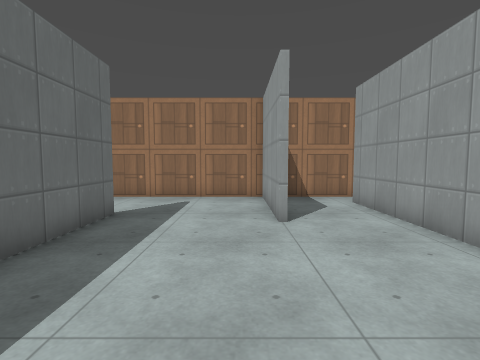
[1] (above)

24 first-person views from a walk through a 3-D level made in the Godot game engine. The camera is 1.4 m above the floor, tilts 4° down and sees 85° across. The floor is counted in squares, 1 m on a side. Each view is taken from the middle of a square. On the plan, view 1 faces up. The plan holds only what a view shows up to about 13 squares ahead; the rest is blank. Characters and animated objects are not drawn. Surface patterns are stand-ins for the level's own textures.

[2]
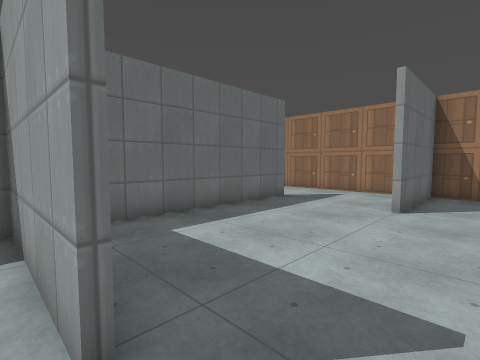

[3]
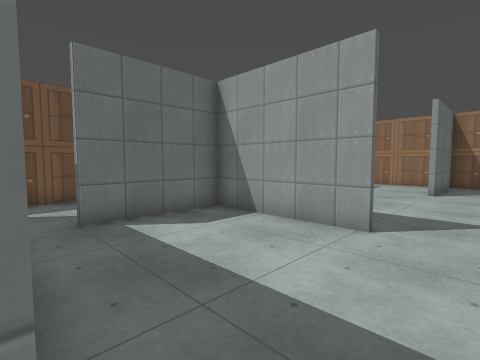

[4]
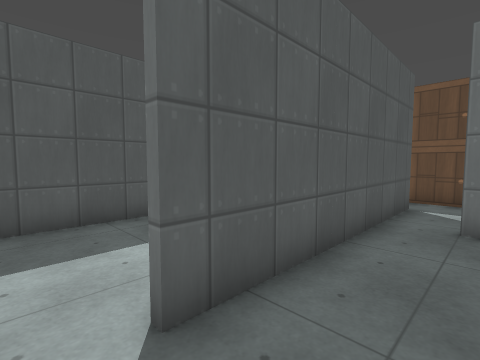

[5]
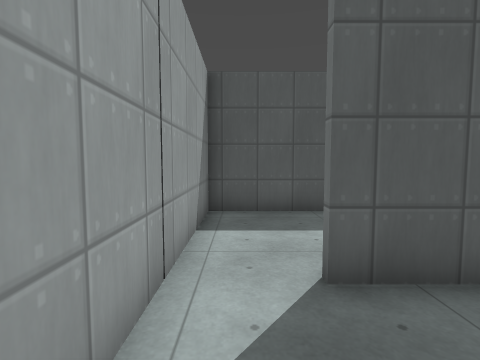

[6]
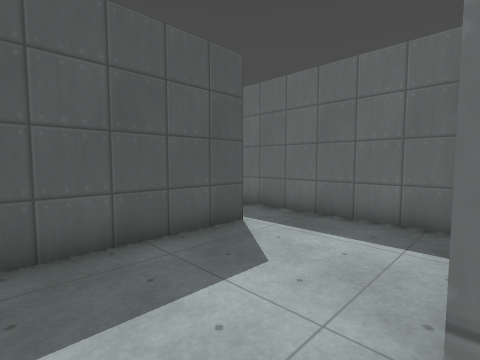

[7]
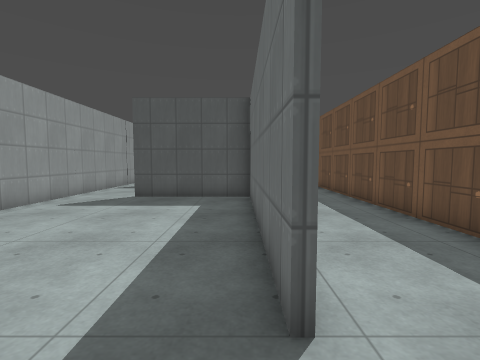

[8]
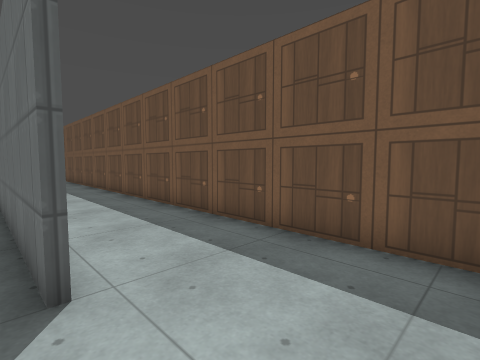

[9]
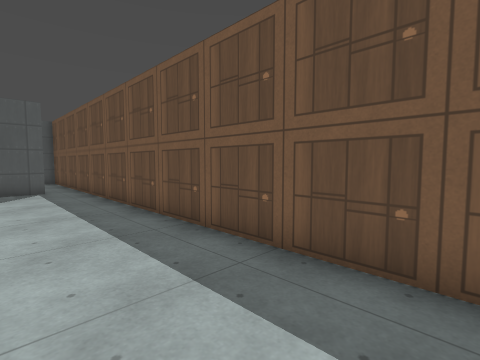

[10]
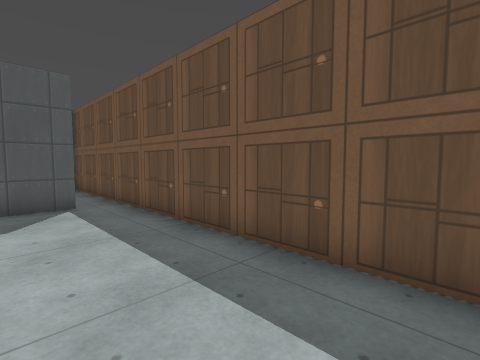

[11]
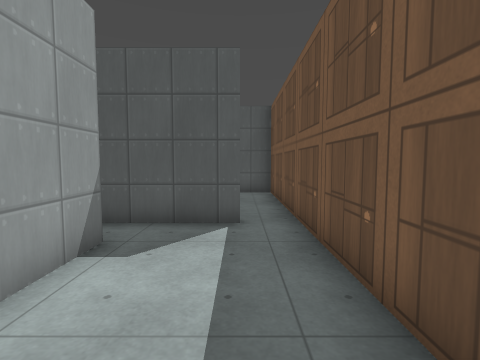

[12]
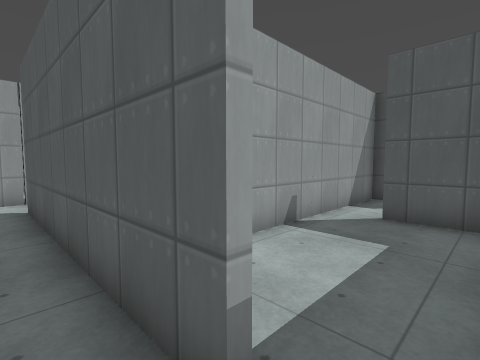

[13]
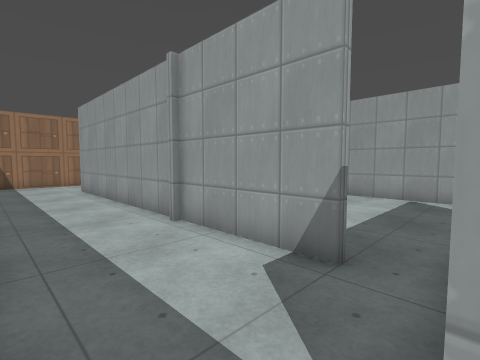

[14]
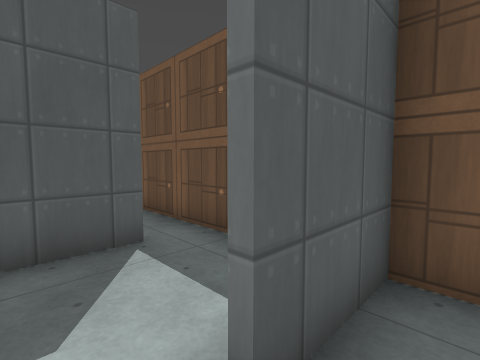

[15]
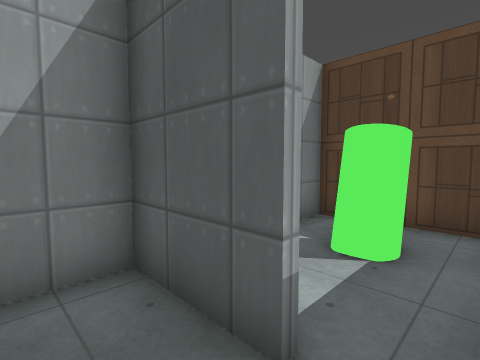

[16]
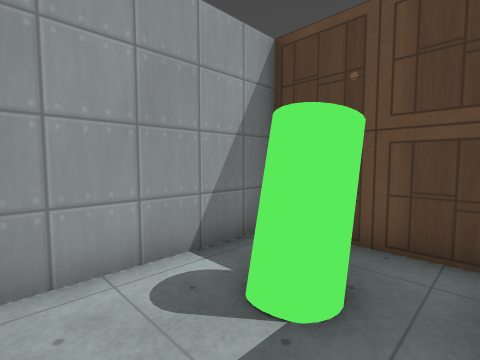

[17]
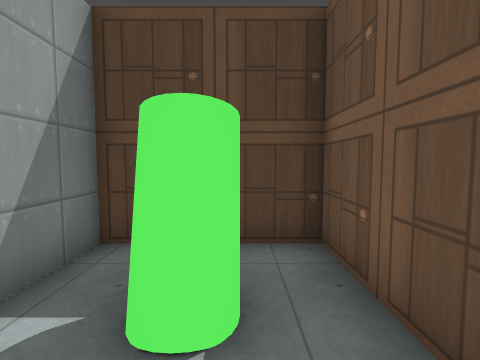

[18]
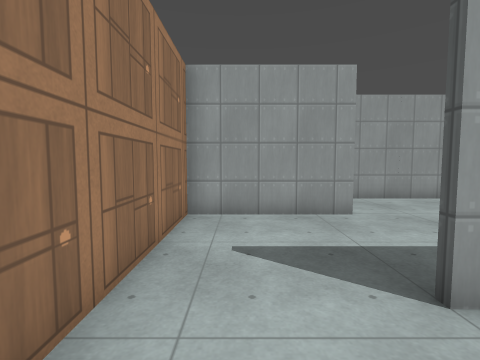

[19]
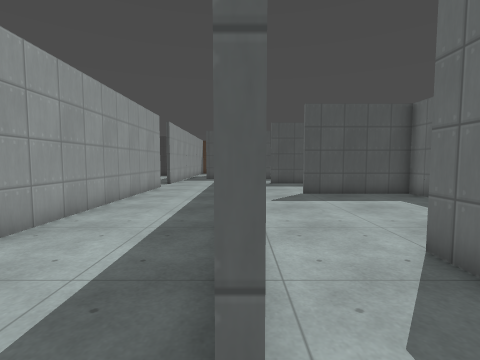

[20]
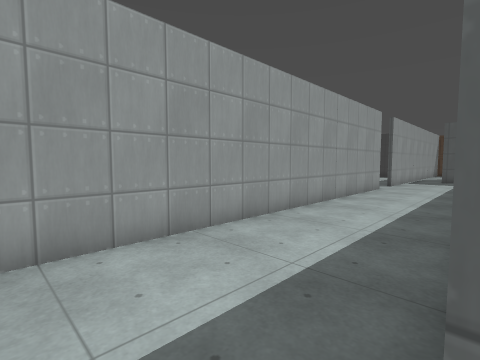

[21]
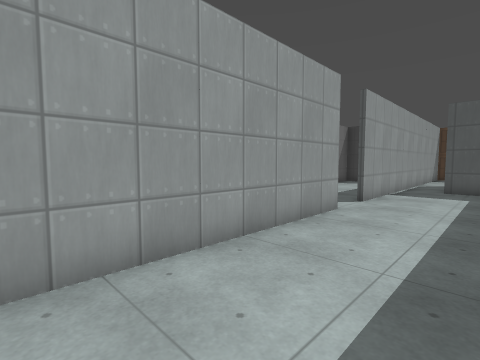

[22]
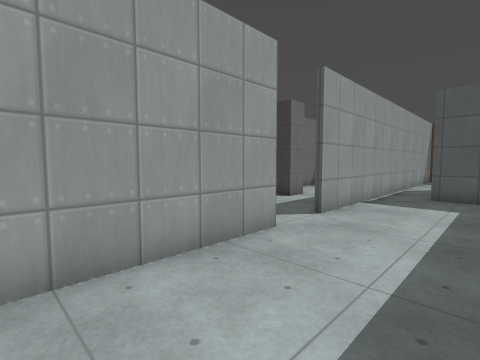

[23]
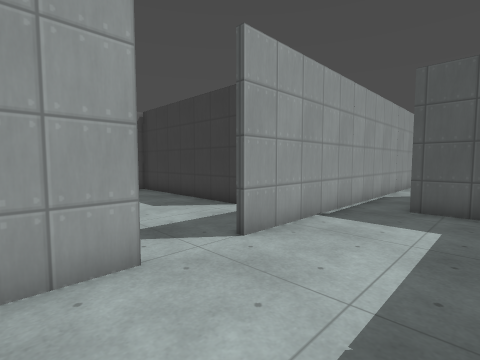

[24]
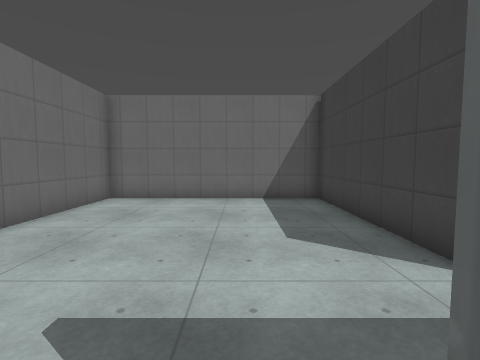

### Floor plan
Key: @ floor where view 1 was taken; # wall or solid block; . floor; C cylinder.
Columns run from 8 left of view 1 to 18 right of it. Each row starts with its distance up from view 1.
 11   ############
 10 #........#.......#
  9 #........#..#....#
  8 #........#..#....#
  7 #....#...#..#....#
  6 #....#......#....#
  5 #....#......#....#
  4 #....#......#....#
  3 #....#......#....#
  2 #....#......#....#
  1 #....#......#....#
  0 #....#..@...#....#
 -1 #....#####..#....#   ######
 -2 #....#......#....#  ......#
 -3 #....#......#....# .......#
 -4 #....#......#....#........#
 -5 #....#......#.............#
 -6 #...........#.............#
 -7 #.########..#....#........#
 -8 #....#......#....#........#
 -9 #....#......#....#.########
-10 #....#......#....#.#
-11 #....#.######## .#
-12 #....#.        #.#
-13 ###..#          .#
-14   ...#          .#
-15  ....#          .#
-16 #.####          .#
-17 #....#          .#
-18 #....#           #
-19 #.CC.#
-20 #.CC.#
-21 #....#
-22 ######

Where each view was taken, in squares from view 1:
view 1: 0 up, 0 right, facing up
view 2: 2 down, 3 right, facing up-left
view 3: 7 down, 3 right, facing up-left
view 4: 5 down, 3 right, facing down-left
view 5: 4 down, 3 right, facing down
view 6: 7 down, 3 right, facing down-left
view 7: 9 up, 3 left, facing down
view 8: 10 up, 3 left, facing down-left
view 9: 7 up, 4 left, facing down-left
view 10: 2 up, 4 left, facing down-left
view 11: 1 down, 6 left, facing down
view 12: 6 down, 7 left, facing down-right
view 13: 7 down, 7 left, facing up-right
view 14: 12 down, 4 left, facing down-left
view 15: 15 down, 7 left, facing down-right
view 16: 17 down, 7 left, facing down-right
view 17: 17 down, 6 left, facing down
view 18: 9 up, 6 left, facing right
view 19: 10 up, 4 right, facing down
view 20: 10 up, 4 right, facing down-right
view 21: 3 up, 5 right, facing down-right
view 22: 0 up, 5 right, facing down-right
view 23: 3 down, 5 right, facing down-right
view 24: 6 down, 8 right, facing right
